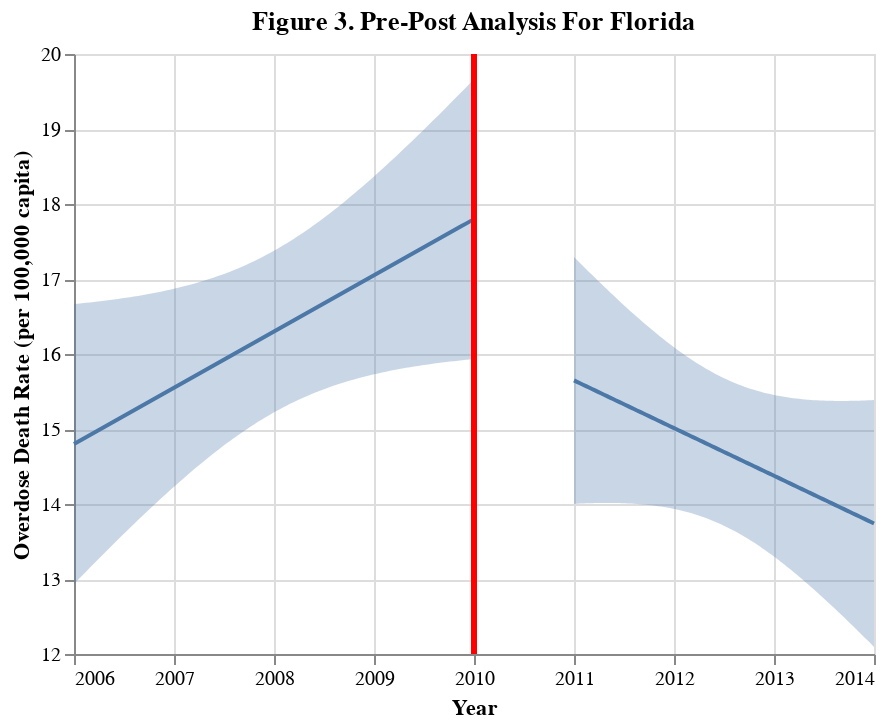

The cell this chart's notebook holds for it:
### Markdown cell above
> pre-post death rate

### Code cell
xvar= "TRANSACTION_YEAR"
yvar="death_rate"
analysis = "Figure 3. Pre-Post Analysis For Florida"
target = "Overdose Death Rate (per 100,000 capita)"
fit, chart = pre_post(FL_death, yvar, xvar, 2010, analysis, target, alpha=0.05)
chart

### Figure 1 — Vega-Lite specification as saved in the notebook (floating-point values rounded to 4 significant figures)
{"config": {"view": {"continuousWidth": 400, "continuousHeight": 300}}, "layer": [{"data": {"name": "data-1e01ed74c30f125489fb25b43163aba7"}, "mark": "errorband", "encoding": {"x": {"field": "TRANSACTION_YEAR", "type": "quantitative"}, "y": {"axis": {"title": "Overdose Death Rate (per 100,000 capita)"}, "field": "ci_low", "type": "quantitative"}, "y2": {"field": "ci_high"}}}, {"data": {"name": "data-b1923d610f60c48ac03c6ac03dfc8ca9"}, "mark": "errorband", "encoding": {"x": {"field": "TRANSACTION_YEAR", "type": "quantitative"}, "y": {"axis": {"title": "Overdose Death Rate (per 100,000 capita)"}, "field": "ci_low", "type": "quantitative"}, "y2": {"field": "ci_high"}}}, {"data": {"name": "data-1e01ed74c30f125489fb25b43163aba7"}, "mark": "line", "encoding": {"x": {"axis": {"format": "O", "title": "Year"}, "field": "TRANSACTION_YEAR", "type": "quantitative"}, "y": {"field": "death_rate", "scale": {"zero": false}, "type": "quantitative"}}}, {"data": {"name": "data-b1923d610f60c48ac03c6ac03dfc8ca9"}, "mark": "line", "encoding": {"x": {"axis": {"format": "O", "title": "Year"}, "field": "TRANSACTION_YEAR", "type": "quantitative"}, "y": {"field": "death_rate", "scale": {"zero": false}, "type": "quantitative"}}}, {"data": {"name": "data-c6a99109c809d7b1b46dbbb9b2adf5d2"}, "mark": {"type": "rule", "color": "red", "strokeWidth": 3}, "encoding": {"x": {"field": "x", "type": "quantitative"}}}], "title": "Figure 3. Pre-Post Analysis For Florida", "$schema": "https://vega.github.io/schema/vega-lite/v4.17.0.json", "datasets": {"data-1e01ed74c30f125489fb25b43163aba7": [{"TRANSACTION_YEAR": 2006.0, "death_rate": 14.8, "ci_low": 12.93, "ci_high": 16.67}, {"TRANSACTION_YEAR": 2006.0, "death_rate": 14.83, "ci_low": 12.99, "ci_high": 16.67}, {"TRANSACTION_YEAR": 2006.0, "death_rate": 14.86, "ci_low": 13.04, "ci_high": 16.68}, {"TRANSACTION_YEAR": 2006.0, "death_rate": 14.89, "ci_low": 13.1, "ci_high": 16.68}, {"TRANSACTION_YEAR": 2006.0, "death_rate": 14.92, "ci_low": 13.15, "ci_high": 16.69}, {"TRANSACTION_YEAR": 2006.0, "death_rate": 14.95, "ci_low": 13.21, "ci_high": 16.69}, {"TRANSACTION_YEAR": 2006.0, "death_rate": 14.98, "ci_low": 13.26, "ci_high": 16.7}, {"TRANSACTION_YEAR": 2006.0, "death_rate": 15.01, "ci_low": 13.31, "ci_high": 16.71}, {"TRANSACTION_YEAR": 2006.0, "death_rate": 15.04, "ci_low": 13.37, "ci_high": 16.71}, {"TRANSACTION_YEAR": 2006.0, "death_rate": 15.07, "ci_low": 13.42, "ci_high": 16.72}, {"TRANSACTION_YEAR": 2006.0, "death_rate": 15.1, "ci_low": 13.47, "ci_high": 16.73}, {"TRANSACTION_YEAR": 2006.0, "death_rate": 15.13, "ci_low": 13.53, "ci_high": 16.73}, {"TRANSACTION_YEAR": 2006.0, "death_rate": 15.16, "ci_low": 13.58, "ci_high": 16.74}, {"TRANSACTION_YEAR": 2007.0, "death_rate": 15.19, "ci_low": 13.63, "ci_high": 16.75}, {"TRANSACTION_YEAR": 2007.0, "death_rate": 15.22, "ci_low": 13.68, "ci_high": 16.76}, {"TRANSACTION_YEAR": 2007.0, "death_rate": 15.25, "ci_low": 13.73, "ci_high": 16.77}, {"TRANSACTION_YEAR": 2007.0, "death_rate": 15.28, "ci_low": 13.79, "ci_high": 16.77}, {"TRANSACTION_YEAR": 2007.0, "death_rate": 15.31, "ci_low": 13.84, "ci_high": 16.78}, {"TRANSACTION_YEAR": 2007.0, "death_rate": 15.34, "ci_low": 13.89, "ci_high": 16.79}, {"TRANSACTION_YEAR": 2007.0, "death_rate": 15.37, "ci_low": 13.94, "ci_high": 16.8}, {"TRANSACTION_YEAR": 2007.0, "death_rate": 15.4, "ci_low": 13.99, "ci_high": 16.81}, {"TRANSACTION_YEAR": 2007.0, "death_rate": 15.43, "ci_low": 14.04, "ci_high": 16.82}, {"TRANSACTION_YEAR": 2007.0, "death_rate": 15.46, "ci_low": 14.09, "ci_high": 16.83}, {"TRANSACTION_YEAR": 2007.0, "death_rate": 15.49, "ci_low": 14.13, "ci_high": 16.85}, {"TRANSACTION_YEAR": 2007.0, "death_rate": 15.52, "ci_low": 14.18, "ci_high": 16.86}, {"TRANSACTION_YEAR": 2007.0, "death_rate": 15.55, "ci_low": 14.23, "ci_high": 16.87}, {"TRANSACTION_YEAR": 2007.0, "death_rate": 15.58, "ci_low": 14.28, "ci_high": 16.88}, {"TRANSACTION_YEAR": 2007.0, "death_rate": 15.61, "ci_low": 14.32, "ci_high": 16.9}, {"TRANSACTION_YEAR": 2007.0, "death_rate": 15.64, "ci_low": 14.37, "ci_high": 16.91}, {"TRANSACTION_YEAR": 2007.0, "death_rate": 15.67, "ci_low": 14.42, "ci_high": 16.92}, {"TRANSACTION_YEAR": 2007.0, "death_rate": 15.7, "ci_low": 14.46, "ci_high": 16.94}, {"TRANSACTION_YEAR": 2007.0, "death_rate": 15.73, "ci_low": 14.51, "ci_high": 16.95}, {"TRANSACTION_YEAR": 2007.0, "death_rate": 15.76, "ci_low": 14.55, "ci_high": 16.97}, {"TRANSACTION_YEAR": 2007.0, "death_rate": 15.79, "ci_low": 14.59, "ci_high": 16.99}, {"TRANSACTION_YEAR": 2007.0, "death_rate": 15.82, "ci_low": 14.64, "ci_high": 17.0}, {"TRANSACTION_YEAR": 2007.0, "death_rate": 15.85, "ci_low": 14.68, "ci_high": 17.02}, {"TRANSACTION_YEAR": 2007.0, "death_rate": 15.88, "ci_low": 14.72, "ci_high": 17.04}, {"TRANSACTION_YEAR": 2007.0, "death_rate": 15.91, "ci_low": 14.76, "ci_high": 17.06}, {"TRANSACTION_YEAR": 2008.0, "death_rate": 15.94, "ci_low": 14.8, "ci_high": 17.08}, {"TRANSACTION_YEAR": 2008.0, "death_rate": 15.97, "ci_low": 14.84, "ci_high": 17.1}, {"TRANSACTION_YEAR": 2008.0, "death_rate": 16.0, "ci_low": 14.88, "ci_high": 17.12}, {"TRANSACTION_YEAR": 2008.0, "death_rate": 16.03, "ci_low": 14.92, "ci_high": 17.14}, {"TRANSACTION_YEAR": 2008.0, "death_rate": 16.06, "ci_low": 14.95, "ci_high": 17.16}, {"TRANSACTION_YEAR": 2008.0, "death_rate": 16.09, "ci_low": 14.99, "ci_high": 17.19}, {"TRANSACTION_YEAR": 2008.0, "death_rate": 16.12, "ci_low": 15.03, "ci_high": 17.21}, {"TRANSACTION_YEAR": 2008.0, "death_rate": 16.15, "ci_low": 15.06, "ci_high": 17.24}, {"TRANSACTION_YEAR": 2008.0, "death_rate": 16.18, "ci_low": 15.1, "ci_high": 17.26}, {"TRANSACTION_YEAR": 2008.0, "death_rate": 16.21, "ci_low": 15.13, "ci_high": 17.29}, {"TRANSACTION_YEAR": 2008.0, "death_rate": 16.24, "ci_low": 15.16, "ci_high": 17.32}, {"TRANSACTION_YEAR": 2008.0, "death_rate": 16.27, "ci_low": 15.19, "ci_high": 17.35}, {"TRANSACTION_YEAR": 2008.0, "death_rate": 16.3, "ci_low": 15.22, "ci_high": 17.38}, {"TRANSACTION_YEAR": 2008.0, "death_rate": 16.33, "ci_low": 15.25, "ci_high": 17.41}, {"TRANSACTION_YEAR": 2008.0, "death_rate": 16.36, "ci_low": 15.28, "ci_high": 17.44}, {"TRANSACTION_YEAR": 2008.0, "death_rate": 16.39, "ci_low": 15.31, "ci_high": 17.47}, {"TRANSACTION_YEAR": 2008.0, "death_rate": 16.42, "ci_low": 15.34, "ci_high": 17.5}, {"TRANSACTION_YEAR": 2008.0, "death_rate": 16.45, "ci_low": 15.36, "ci_high": 17.54}, {"TRANSACTION_YEAR": 2008.0, "death_rate": 16.48, "ci_low": 15.39, "ci_high": 17.57}, {"TRANSACTION_YEAR": 2008.0, "death_rate": 16.51, "ci_low": 15.41, "ci_high": 17.61}, {"TRANSACTION_YEAR": 2008.0, "death_rate": 16.54, "ci_low": 15.43, "ci_high": 17.64}, {"TRANSACTION_YEAR": 2008.0, "death_rate": 16.57, "ci_low": 15.46, "ci_high": 17.68}, {"TRANSACTION_YEAR": 2008.0, "death_rate": 16.6, "ci_low": 15.48, "ci_high": 17.72}, {"TRANSACTION_YEAR": 2008.0, "death_rate": 16.63, "ci_low": 15.5, "ci_high": 17.76}, {"TRANSACTION_YEAR": 2008.0, "death_rate": 16.66, "ci_low": 15.52, "ci_high": 17.8}, {"TRANSACTION_YEAR": 2009.0, "death_rate": 16.69, "ci_low": 15.54, "ci_high": 17.84}, {"TRANSACTION_YEAR": 2009.0, "death_rate": 16.72, "ci_low": 15.56, "ci_high": 17.88}, {"TRANSACTION_YEAR": 2009.0, "death_rate": 16.75, "ci_low": 15.58, "ci_high": 17.92}, {"TRANSACTION_YEAR": 2009.0, "death_rate": 16.78, "ci_low": 15.6, "ci_high": 17.96}, {"TRANSACTION_YEAR": 2009.0, "death_rate": 16.81, "ci_low": 15.61, "ci_high": 18.0}, {"TRANSACTION_YEAR": 2009.0, "death_rate": 16.84, "ci_low": 15.63, "ci_high": 18.05}, {"TRANSACTION_YEAR": 2009.0, "death_rate": 16.87, "ci_low": 15.65, "ci_high": 18.09}, {"TRANSACTION_YEAR": 2009.0, "death_rate": 16.9, "ci_low": 15.66, "ci_high": 18.14}, {"TRANSACTION_YEAR": 2009.0, "death_rate": 16.93, "ci_low": 15.68, "ci_high": 18.18}, {"TRANSACTION_YEAR": 2009.0, "death_rate": 16.96, "ci_low": 15.69, "ci_high": 18.23}, {"TRANSACTION_YEAR": 2009.0, "death_rate": 16.99, "ci_low": 15.7, "ci_high": 18.27}, {"TRANSACTION_YEAR": 2009.0, "death_rate": 17.02, "ci_low": 15.72, "ci_high": 18.32}, {"TRANSACTION_YEAR": 2009.0, "death_rate": 17.05, "ci_low": 15.73, "ci_high": 18.37}, {"TRANSACTION_YEAR": 2009.0, "death_rate": 17.08, "ci_low": 15.74, "ci_high": 18.42}, {"TRANSACTION_YEAR": 2009.0, "death_rate": 17.11, "ci_low": 15.75, "ci_high": 18.46}, {"TRANSACTION_YEAR": 2009.0, "death_rate": 17.14, "ci_low": 15.76, "ci_high": 18.51}, {"TRANSACTION_YEAR": 2009.0, "death_rate": 17.17, "ci_low": 15.78, "ci_high": 18.56}, {"TRANSACTION_YEAR": 2009.0, "death_rate": 17.2, "ci_low": 15.79, "ci_high": 18.61}, {"TRANSACTION_YEAR": 2009.0, "death_rate": 17.23, "ci_low": 15.8, "ci_high": 18.66}, {"TRANSACTION_YEAR": 2009.0, "death_rate": 17.26, "ci_low": 15.81, "ci_high": 18.71}, {"TRANSACTION_YEAR": 2009.0, "death_rate": 17.29, "ci_low": 15.82, "ci_high": 18.76}, {"TRANSACTION_YEAR": 2009.0, "death_rate": 17.32, "ci_low": 15.82, "ci_high": 18.81}, {"TRANSACTION_YEAR": 2009.0, "death_rate": 17.35, "ci_low": 15.83, "ci_high": 18.86}, {"TRANSACTION_YEAR": 2009.0, "death_rate": 17.38, "ci_low": 15.84, "ci_high": 18.92}, {"TRANSACTION_YEAR": 2009.0, "death_rate": 17.41, "ci_low": 15.85, "ci_high": 18.97}, {"TRANSACTION_YEAR": 2010.0, "death_rate": 17.44, "ci_low": 15.86, "ci_high": 19.02}, {"TRANSACTION_YEAR": 2010.0, "death_rate": 17.47, "ci_low": 15.86, "ci_high": 19.07}, {"TRANSACTION_YEAR": 2010.0, "death_rate": 17.5, "ci_low": 15.87, "ci_high": 19.13}, {"TRANSACTION_YEAR": 2010.0, "death_rate": 17.53, "ci_low": 15.88, "ci_high": 19.18}, {"TRANSACTION_YEAR": 2010.0, "death_rate": 17.56, "ci_low": 15.89, "ci_high": 19.23}, {"TRANSACTION_YEAR": 2010.0, "death_rate": 17.59, "ci_low": 15.89, "ci_high": 19.28}, {"TRANSACTION_YEAR": 2010.0, "death_rate": 17.62, "ci_low": 15.9, "ci_high": 19.34}, {"TRANSACTION_YEAR": 2010.0, "death_rate": 17.65, "ci_low": 15.9, "ci_high": 19.39}, {"TRANSACTION_YEAR": 2010.0, "death_rate": 17.68, "ci_low": 15.91, "ci_high": 19.45}, {"TRANSACTION_YEAR": 2010.0, "death_rate": 17.71, "ci_low": 15.92, "ci_high": 19.5}, {"TRANSACTION_YEAR": 2010.0, "death_rate": 17.74, "ci_low": 15.92, "ci_high": 19.55}, {"TRANSACTION_YEAR": 2010.0, "death_rate": 17.77, "ci_low": 15.93, "ci_high": 19.61}, {"TRANSACTION_YEAR": 2010.0, "death_rate": 17.8, "ci_low": 15.93, "ci_high": 19.66}], "data-b1923d610f60c48ac03c6ac03dfc8ca9": [{"TRANSACTION_YEAR": 2011.0, "death_rate": 15.65, "ci_low": 14.0, "ci_high": 17.29}, {"TRANSACTION_YEAR": 2011.0, "death_rate": 15.63, "ci_low": 14.0, "ci_high": 17.25}, {"TRANSACTION_YEAR": 2011.0, "death_rate": 15.61, "ci_low": 14.01, "ci_high": 17.21}, {"TRANSACTION_YEAR": 2011.0, "death_rate": 15.59, "ci_low": 14.01, "ci_high": 17.17}, {"TRANSACTION_YEAR": 2011.0, "death_rate": 15.57, "ci_low": 14.01, "ci_high": 17.13}, {"TRANSACTION_YEAR": 2011.0, "death_rate": 15.55, "ci_low": 14.01, "ci_high": 17.09}, {"TRANSACTION_YEAR": 2011.0, "death_rate": 15.53, "ci_low": 14.01, "ci_high": 17.06}, {"TRANSACTION_YEAR": 2011.0, "death_rate": 15.51, "ci_low": 14.01, "ci_high": 17.02}, {"TRANSACTION_YEAR": 2011.0, "death_rate": 15.5, "ci_low": 14.01, "ci_high": 16.98}, {"TRANSACTION_YEAR": 2011.0, "death_rate": 15.48, "ci_low": 14.01, "ci_high": 16.94}, {"TRANSACTION_YEAR": 2011.0, "death_rate": 15.46, "ci_low": 14.01, "ci_high": 16.9}, {"TRANSACTION_YEAR": 2011.0, "death_rate": 15.44, "ci_low": 14.01, "ci_high": 16.86}, {"TRANSACTION_YEAR": 2011.0, "death_rate": 15.42, "ci_low": 14.01, "ci_high": 16.82}, {"TRANSACTION_YEAR": 2011.0, "death_rate": 15.4, "ci_low": 14.01, "ci_high": 16.79}, {"TRANSACTION_YEAR": 2011.0, "death_rate": 15.38, "ci_low": 14.01, "ci_high": 16.75}, {"TRANSACTION_YEAR": 2011.0, "death_rate": 15.36, "ci_low": 14.01, "ci_high": 16.71}, {"TRANSACTION_YEAR": 2011.0, "death_rate": 15.34, "ci_low": 14.01, "ci_high": 16.67}, {"TRANSACTION_YEAR": 2012.0, "death_rate": 15.32, "ci_low": 14.01, "ci_high": 16.64}, {"TRANSACTION_YEAR": 2012.0, "death_rate": 15.3, "ci_low": 14.01, "ci_high": 16.6}, {"TRANSACTION_YEAR": 2012.0, "death_rate": 15.29, "ci_low": 14.01, "ci_high": 16.56}, {"TRANSACTION_YEAR": 2012.0, "death_rate": 15.27, "ci_low": 14.0, "ci_high": 16.53}, {"TRANSACTION_YEAR": 2012.0, "death_rate": 15.25, "ci_low": 14.0, "ci_high": 16.49}, {"TRANSACTION_YEAR": 2012.0, "death_rate": 15.23, "ci_low": 14.0, "ci_high": 16.46}, {"TRANSACTION_YEAR": 2012.0, "death_rate": 15.21, "ci_low": 13.99, "ci_high": 16.42}, {"TRANSACTION_YEAR": 2012.0, "death_rate": 15.19, "ci_low": 13.99, "ci_high": 16.39}, {"TRANSACTION_YEAR": 2012.0, "death_rate": 15.17, "ci_low": 13.99, "ci_high": 16.36}, {"TRANSACTION_YEAR": 2012.0, "death_rate": 15.15, "ci_low": 13.98, "ci_high": 16.32}, {"TRANSACTION_YEAR": 2012.0, "death_rate": 15.13, "ci_low": 13.98, "ci_high": 16.29}, {"TRANSACTION_YEAR": 2012.0, "death_rate": 15.11, "ci_low": 13.97, "ci_high": 16.26}, {"TRANSACTION_YEAR": 2012.0, "death_rate": 15.09, "ci_low": 13.97, "ci_high": 16.22}, {"TRANSACTION_YEAR": 2012.0, "death_rate": 15.08, "ci_low": 13.96, "ci_high": 16.19}, {"TRANSACTION_YEAR": 2012.0, "death_rate": 15.06, "ci_low": 13.95, "ci_high": 16.16}, {"TRANSACTION_YEAR": 2012.0, "death_rate": 15.04, "ci_low": 13.95, "ci_high": 16.13}, {"TRANSACTION_YEAR": 2012.0, "death_rate": 15.02, "ci_low": 13.94, "ci_high": 16.1}, {"TRANSACTION_YEAR": 2012.0, "death_rate": 15.0, "ci_low": 13.93, "ci_high": 16.07}, {"TRANSACTION_YEAR": 2012.0, "death_rate": 14.98, "ci_low": 13.92, "ci_high": 16.04}, {"TRANSACTION_YEAR": 2012.0, "death_rate": 14.96, "ci_low": 13.91, "ci_high": 16.01}, {"TRANSACTION_YEAR": 2012.0, "death_rate": 14.94, "ci_low": 13.9, "ci_high": 15.98}, {"TRANSACTION_YEAR": 2012.0, "death_rate": 14.92, "ci_low": 13.89, "ci_high": 15.96}, {"TRANSACTION_YEAR": 2012.0, "death_rate": 14.9, "ci_low": 13.88, "ci_high": 15.93}, {"TRANSACTION_YEAR": 2012.0, "death_rate": 14.88, "ci_low": 13.87, "ci_high": 15.9}, {"TRANSACTION_YEAR": 2012.0, "death_rate": 14.87, "ci_low": 13.85, "ci_high": 15.88}, {"TRANSACTION_YEAR": 2012.0, "death_rate": 14.85, "ci_low": 13.84, "ci_high": 15.85}, {"TRANSACTION_YEAR": 2012.0, "death_rate": 14.83, "ci_low": 13.83, "ci_high": 15.83}, {"TRANSACTION_YEAR": 2012.0, "death_rate": 14.81, "ci_low": 13.81, "ci_high": 15.8}, {"TRANSACTION_YEAR": 2012.0, "death_rate": 14.79, "ci_low": 13.8, "ci_high": 15.78}, {"TRANSACTION_YEAR": 2012.0, "death_rate": 14.77, "ci_low": 13.78, "ci_high": 15.76}, {"TRANSACTION_YEAR": 2012.0, "death_rate": 14.75, "ci_low": 13.76, "ci_high": 15.74}, {"TRANSACTION_YEAR": 2012.0, "death_rate": 14.73, "ci_low": 13.75, "ci_high": 15.72}, {"TRANSACTION_YEAR": 2012.0, "death_rate": 14.71, "ci_low": 13.73, "ci_high": 15.7}, {"TRANSACTION_YEAR": 2012.0, "death_rate": 14.69, "ci_low": 13.71, "ci_high": 15.68}, {"TRANSACTION_YEAR": 2013.0, "death_rate": 14.68, "ci_low": 13.69, "ci_high": 15.66}, {"TRANSACTION_YEAR": 2013.0, "death_rate": 14.66, "ci_low": 13.67, "ci_high": 15.64}, {"TRANSACTION_YEAR": 2013.0, "death_rate": 14.64, "ci_low": 13.65, "ci_high": 15.62}, {"TRANSACTION_YEAR": 2013.0, "death_rate": 14.62, "ci_low": 13.63, "ci_high": 15.61}, {"TRANSACTION_YEAR": 2013.0, "death_rate": 14.6, "ci_low": 13.61, "ci_high": 15.59}, {"TRANSACTION_YEAR": 2013.0, "death_rate": 14.58, "ci_low": 13.58, "ci_high": 15.58}, {"TRANSACTION_YEAR": 2013.0, "death_rate": 14.56, "ci_low": 13.56, "ci_high": 15.56}, {"TRANSACTION_YEAR": 2013.0, "death_rate": 14.54, "ci_low": 13.54, "ci_high": 15.55}, {"TRANSACTION_YEAR": 2013.0, "death_rate": 14.52, "ci_low": 13.51, "ci_high": 15.53}, {"TRANSACTION_YEAR": 2013.0, "death_rate": 14.5, "ci_low": 13.49, "ci_high": 15.52}, {"TRANSACTION_YEAR": 2013.0, "death_rate": 14.48, "ci_low": 13.46, "ci_high": 15.51}, {"TRANSACTION_YEAR": 2013.0, "death_rate": 14.47, "ci_low": 13.43, "ci_high": 15.5}, {"TRANSACTION_YEAR": 2013.0, "death_rate": 14.45, "ci_low": 13.4, "ci_high": 15.49}, {"TRANSACTION_YEAR": 2013.0, "death_rate": 14.43, "ci_low": 13.38, "ci_high": 15.48}, {"TRANSACTION_YEAR": 2013.0, "death_rate": 14.41, "ci_low": 13.35, "ci_high": 15.47}, {"TRANSACTION_YEAR": 2013.0, "death_rate": 14.39, "ci_low": 13.32, "ci_high": 15.46}, {"TRANSACTION_YEAR": 2013.0, "death_rate": 14.37, "ci_low": 13.29, "ci_high": 15.45}, {"TRANSACTION_YEAR": 2013.0, "death_rate": 14.35, "ci_low": 13.26, "ci_high": 15.44}, {"TRANSACTION_YEAR": 2013.0, "death_rate": 14.33, "ci_low": 13.23, "ci_high": 15.44}, {"TRANSACTION_YEAR": 2013.0, "death_rate": 14.31, "ci_low": 13.2, "ci_high": 15.43}, {"TRANSACTION_YEAR": 2013.0, "death_rate": 14.29, "ci_low": 13.16, "ci_high": 15.42}, {"TRANSACTION_YEAR": 2013.0, "death_rate": 14.27, "ci_low": 13.13, "ci_high": 15.42}, {"TRANSACTION_YEAR": 2013.0, "death_rate": 14.26, "ci_low": 13.1, "ci_high": 15.41}, {"TRANSACTION_YEAR": 2013.0, "death_rate": 14.24, "ci_low": 13.07, "ci_high": 15.41}, {"TRANSACTION_YEAR": 2013.0, "death_rate": 14.22, "ci_low": 13.03, "ci_high": 15.4}, {"TRANSACTION_YEAR": 2013.0, "death_rate": 14.2, "ci_low": 13.0, "ci_high": 15.4}, {"TRANSACTION_YEAR": 2013.0, "death_rate": 14.18, "ci_low": 12.96, "ci_high": 15.39}, {"TRANSACTION_YEAR": 2013.0, "death_rate": 14.16, "ci_low": 12.93, "ci_high": 15.39}, {"TRANSACTION_YEAR": 2013.0, "death_rate": 14.14, "ci_low": 12.89, "ci_high": 15.39}, {"TRANSACTION_YEAR": 2013.0, "death_rate": 14.12, "ci_low": 12.86, "ci_high": 15.38}, {"TRANSACTION_YEAR": 2013.0, "death_rate": 14.1, "ci_low": 12.82, "ci_high": 15.38}, {"TRANSACTION_YEAR": 2013.0, "death_rate": 14.08, "ci_low": 12.79, "ci_high": 15.38}, {"TRANSACTION_YEAR": 2013.0, "death_rate": 14.06, "ci_low": 12.75, "ci_high": 15.38}, {"TRANSACTION_YEAR": 2014.0, "death_rate": 14.05, "ci_low": 12.71, "ci_high": 15.38}, {"TRANSACTION_YEAR": 2014.0, "death_rate": 14.03, "ci_low": 12.68, "ci_high": 15.38}, {"TRANSACTION_YEAR": 2014.0, "death_rate": 14.01, "ci_low": 12.64, "ci_high": 15.38}, {"TRANSACTION_YEAR": 2014.0, "death_rate": 13.99, "ci_low": 12.6, "ci_high": 15.37}, {"TRANSACTION_YEAR": 2014.0, "death_rate": 13.97, "ci_low": 12.56, "ci_high": 15.37}, {"TRANSACTION_YEAR": 2014.0, "death_rate": 13.95, "ci_low": 12.53, "ci_high": 15.37}, {"TRANSACTION_YEAR": 2014.0, "death_rate": 13.93, "ci_low": 12.49, "ci_high": 15.37}, {"TRANSACTION_YEAR": 2014.0, "death_rate": 13.91, "ci_low": 12.45, "ci_high": 15.37}, {"TRANSACTION_YEAR": 2014.0, "death_rate": 13.89, "ci_low": 12.41, "ci_high": 15.38}, {"TRANSACTION_YEAR": 2014.0, "death_rate": 13.87, "ci_low": 12.37, "ci_high": 15.38}, {"TRANSACTION_YEAR": 2014.0, "death_rate": 13.86, "ci_low": 12.33, "ci_high": 15.38}, {"TRANSACTION_YEAR": 2014.0, "death_rate": 13.84, "ci_low": 12.29, "ci_high": 15.38}, {"TRANSACTION_YEAR": 2014.0, "death_rate": 13.82, "ci_low": 12.25, "ci_high": 15.38}, {"TRANSACTION_YEAR": 2014.0, "death_rate": 13.8, "ci_low": 12.21, "ci_high": 15.38}, {"TRANSACTION_YEAR": 2014.0, "death_rate": 13.78, "ci_low": 12.18, "ci_high": 15.38}, {"TRANSACTION_YEAR": 2014.0, "death_rate": 13.76, "ci_low": 12.14, "ci_high": 15.38}, {"TRANSACTION_YEAR": 2014.0, "death_rate": 13.74, "ci_low": 12.09, "ci_high": 15.39}], "data-c6a99109c809d7b1b46dbbb9b2adf5d2": [{"x": 2010}]}}
